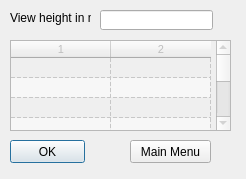
<?xml version="1.0" encoding="UTF-8"?>
<ui version="4.0">
 <class>SettingsMenu</class>
 <widget class="QDialog" name="SettingsMenu">
  <property name="geometry">
   <rect>
    <x>0</x>
    <y>0</y>
    <width>246</width>
    <height>179</height>
   </rect>
  </property>
  <property name="sizePolicy">
   <sizepolicy hsizetype="MinimumExpanding" vsizetype="MinimumExpanding">
    <horstretch>0</horstretch>
    <verstretch>0</verstretch>
   </sizepolicy>
  </property>
  <property name="minimumSize">
   <size>
    <width>246</width>
    <height>179</height>
   </size>
  </property>
  <property name="windowTitle">
   <string>Settings</string>
  </property>
  <widget class="QPushButton" name="pushButton">
   <property name="geometry">
    <rect>
     <x>10</x>
     <y>140</y>
     <width>75</width>
     <height>23</height>
    </rect>
   </property>
   <property name="text">
    <string>OK</string>
   </property>
   <property name="default">
    <bool>true</bool>
   </property>
  </widget>
  <widget class="QPushButton" name="pushButton_2">
   <property name="geometry">
    <rect>
     <x>130</x>
     <y>140</y>
     <width>81</width>
     <height>23</height>
    </rect>
   </property>
   <property name="text">
    <string>Main Menu</string>
   </property>
  </widget>
  <widget class="QLineEdit" name="lineEdit">
   <property name="geometry">
    <rect>
     <x>100</x>
     <y>10</y>
     <width>113</width>
     <height>20</height>
    </rect>
   </property>
  </widget>
  <widget class="QLabel" name="label">
   <property name="geometry">
    <rect>
     <x>10</x>
     <y>10</y>
     <width>81</width>
     <height>16</height>
    </rect>
   </property>
   <property name="text">
    <string>View height in m</string>
   </property>
  </widget>
  <widget class="QTableWidget" name="tableWidget">
   <property name="enabled">
    <bool>false</bool>
   </property>
   <property name="geometry">
    <rect>
     <x>10</x>
     <y>40</y>
     <width>221</width>
     <height>91</height>
    </rect>
   </property>
   <property name="minimumSize">
    <size>
     <width>221</width>
     <height>91</height>
    </size>
   </property>
   <property name="font">
    <font>
     <pointsize>8</pointsize>
    </font>
   </property>
   <property name="frameShape">
    <enum>QFrame::StyledPanel</enum>
   </property>
   <property name="frameShadow">
    <enum>QFrame::Sunken</enum>
   </property>
   <property name="verticalScrollBarPolicy">
    <enum>Qt::ScrollBarAsNeeded</enum>
   </property>
   <property name="editTriggers">
    <set>QAbstractItemView::NoEditTriggers</set>
   </property>
   <property name="dragEnabled">
    <bool>false</bool>
   </property>
   <property name="alternatingRowColors">
    <bool>true</bool>
   </property>
   <property name="selectionMode">
    <enum>QAbstractItemView::SingleSelection</enum>
   </property>
   <property name="showGrid">
    <bool>true</bool>
   </property>
   <property name="gridStyle">
    <enum>Qt::DashLine</enum>
   </property>
   <property name="rowCount">
    <number>10</number>
   </property>
   <property name="columnCount">
    <number>2</number>
   </property>
   <attribute name="horizontalHeaderVisible">
    <bool>true</bool>
   </attribute>
   <attribute name="horizontalHeaderCascadingSectionResizes">
    <bool>true</bool>
   </attribute>
   <attribute name="horizontalHeaderDefaultSectionSize">
    <number>100</number>
   </attribute>
   <attribute name="horizontalHeaderMinimumSectionSize">
    <number>15</number>
   </attribute>
   <attribute name="horizontalHeaderShowSortIndicator" stdset="0">
    <bool>false</bool>
   </attribute>
   <attribute name="horizontalHeaderStretchLastSection">
    <bool>false</bool>
   </attribute>
   <attribute name="verticalHeaderVisible">
    <bool>false</bool>
   </attribute>
   <attribute name="verticalHeaderCascadingSectionResizes">
    <bool>true</bool>
   </attribute>
   <attribute name="verticalHeaderDefaultSectionSize">
    <number>20</number>
   </attribute>
   <attribute name="verticalHeaderMinimumSectionSize">
    <number>12</number>
   </attribute>
   <attribute name="verticalHeaderShowSortIndicator" stdset="0">
    <bool>false</bool>
   </attribute>
   <row/>
   <row/>
   <row/>
   <row/>
   <row/>
   <row/>
   <row/>
   <row/>
   <row/>
   <row/>
   <column/>
   <column/>
  </widget>
 </widget>
 <resources/>
 <connections/>
</ui>
